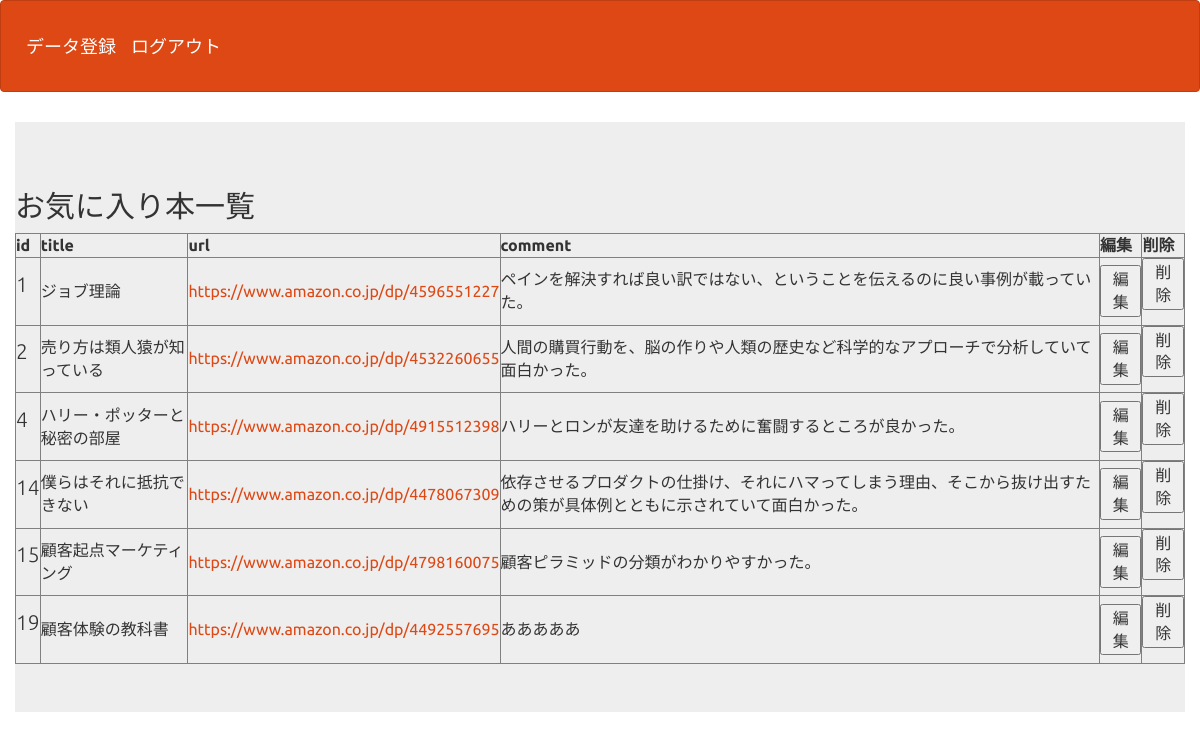
The app's page /select.php (signed in) with its own data.
### tables this page shows
CREATE TABLE `gs_bm_table` (
  `id` int(11) NOT NULL,
  `name` varchar(64) NOT NULL,
  `url` text NOT NULL,
  `comment` text NOT NULL,
  `indate` datetime NOT NULL
);

### funcs.php (called while the page is built, shortened)
<?php
function h($str)
{
    return htmlspecialchars($str, ENT_QUOTES);
}

### select.php (the view, shortened to what this page needs)
<?php
require_once('funcs.php');
$pdo = db_conn();
$stmt = $pdo->prepare('SELECT * FROM gs_bm_table');
$status = $stmt->execute();
$view = '';
if ($status == false) {
    sql_error($stmt);
} else {
    while ($result = $stmt->fetch(PDO::FETCH_ASSOC)) {
        $isbnIndex = strpos(h($result['url']), '/dp/');
        $isbn = substr(h($result['url']), $isbnIndex + 4, 10);
        $shorturl = 'https://www.amazon.co.jp/dp/'. $isbn;
        $str = '<p>'. $result['id']. ' , '. h($result['name']). ' , '.'<a href="'. $shorturl.'" target="_blank" rel="noopener noreferrer">'. $shorturl. '</a>'. ' , '. $result['comment']. ' , '.'<button onclick="location.href=\'detail.php?id=' . $result['id'] . '\'">編集</button>'.' , '.'<button onclick="location.href=\'delete.php?id=' . $result['id'] . '\'">削除</button>'.'</p>';
        $ary = explode(",", $str);
        $view .= '<tr>';
            for($i = 0; $i < sizeof($ary); $i++){
                $view .= "<td> {$ary[$i]} </td>";
            }
        $view .='</tr>';
    }
}
?>
<!DOCTYPE html>
<html lang="ja">
<head>
    <link rel="stylesheet" href="css/range.css">
    <link href="css/bootstrap.min.css" rel="stylesheet">
</head>
<body id="main">
    <header>
        <nav class="navbar navbar-default">
            <div class="container-fluid">
                <div class="navbar-header">
                    <a class="navbar-brand" href="index.php">データ登録</a>
                    <a class="navbar-brand" href="logout.php">ログアウト</a>
                </div>
            </div>
        </nav>
    </header>
    <div>
        <div class="container jumbotron">
        <h2>お気に入り本一覧</h2>
            <table border="1">
                <tr>
                    <th>id</th>
                    <th>title</th>
                    <th>url</th>
                    <th>comment</th>
                    <th>編集</th>
                    <th>削除</th>
                </tr>
            <?= $view ?>
        </div>
    </div>
</body>
</html>

### select.php (style rules this page uses)
div { padding: 10px; font-size: 16px; }

### records on screen
gs_bm_table: id "1", name "ジョブ理論", url "https://www.amazon.co.jp/dp/4596551227", comment "ペインを解決すれば良い訳ではない、ということを伝えるのに良い事例が載っていた。"
gs_bm_table: id "2", name "売り方は類人猿が知っている", url "https://www.amazon.co.jp/dp/4532260655", comment "人間の購買行動を、脳の作りや人類の歴史など科学的なアプローチで分析していて面白かった。"
gs_bm_table: id "4", name "ハリー・ポッターと秘密の部屋", url "https://www.amazon.co.jp/dp/4915512398", comment "ハリーとロンが友達を助けるために奮闘するところが良かった。"
gs_bm_table: id "14", name "僕らはそれに抵抗できない", url "https://www.amazon.co.jp/dp/4478067309", comment "依存させるプロダクトの仕掛け、それにハマってしまう理由、そこから抜け出すための策が具体例とともに示されていて面白かった。"
gs_bm_table: id "15", name "顧客起点マーケティング", url "https://www.amazon.co.jp/dp/4798160075", comment "顧客ピラミッドの分類がわかりやすかった。"
gs_bm_table: id "19", name "顧客体験の教科書", url "https://www.amazon.co.jp/dp/4492557695", comment "あああああ"
